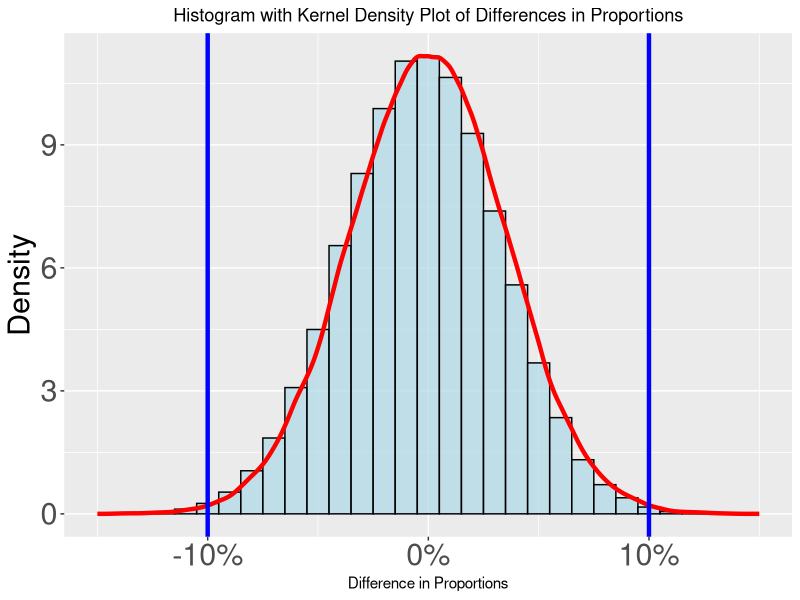
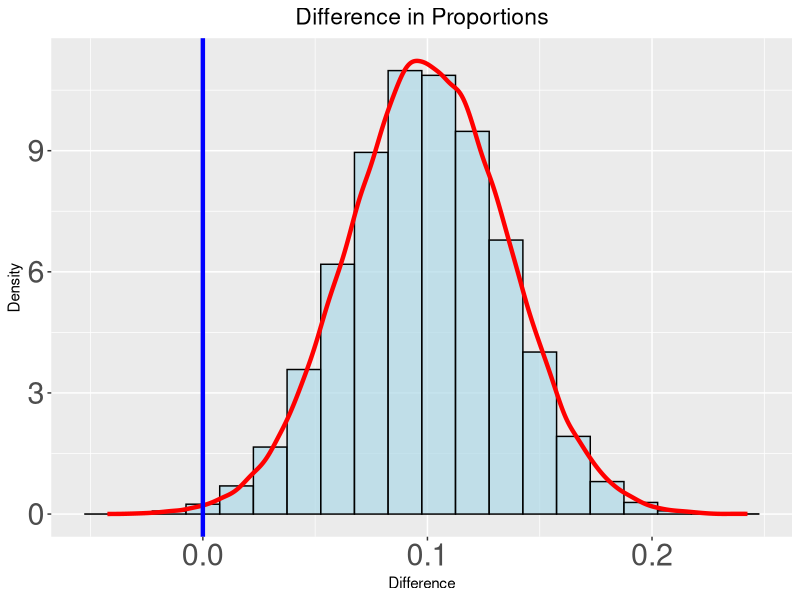
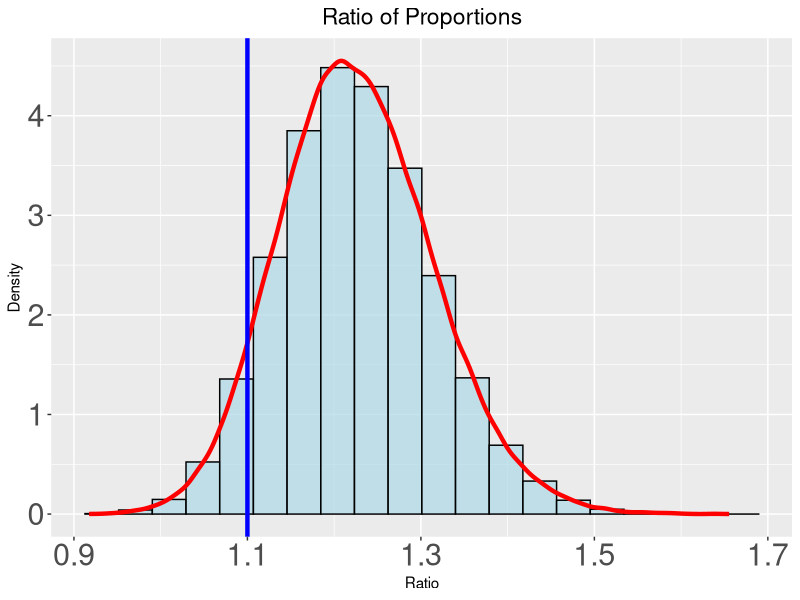
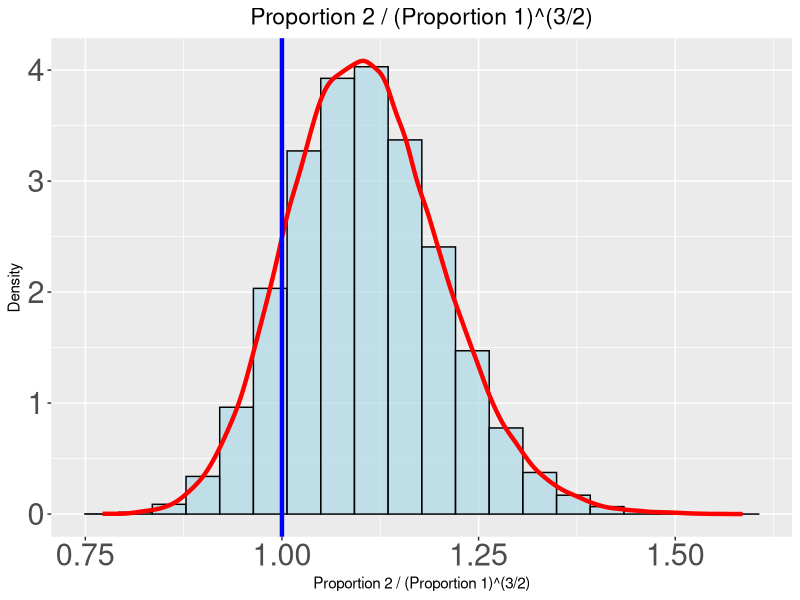
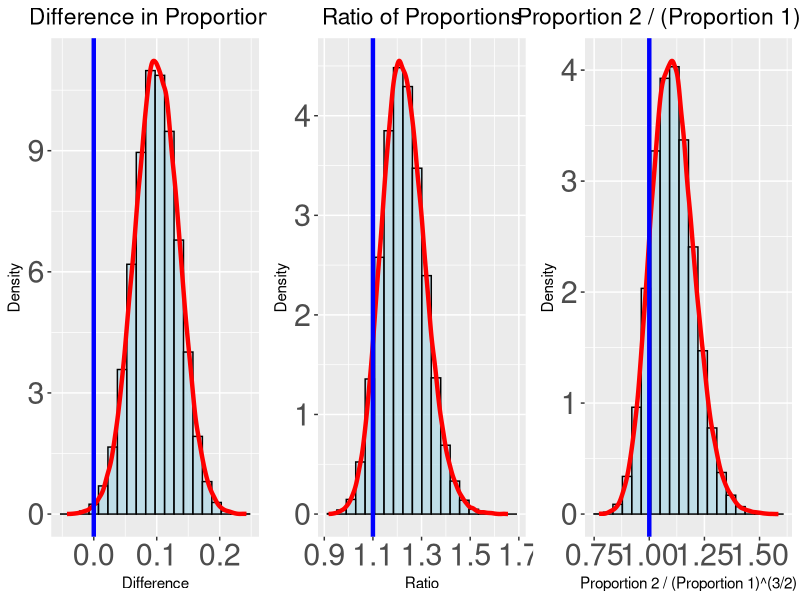

These charts were generated, in order, by the following R code:
set.seed(123) # Setting a seed for reproducibility

# Generating the first sample
sample1 <- c(rep(1, 220), rep(0, 180))
sample1 <- sample(sample1) # Randomizing

# Generating the second sample
sample2 <- c(rep(1, 180), rep(0, 220))
sample2 <- sample(sample2) # Randomizing

# Calculating proportions and standard deviations
proportion1 <- mean(sample1)
sd1 <- sqrt(proportion1*(1-proportion1))

proportion2 <- mean(sample2)
sd2 <- sqrt(proportion2*(1-proportion2))

# Displaying the results
cat("Sample 1 Proportion:", proportion1, "\nSample 1 SD:", sd1, "\n\nSample 2 proportion:", proportion2, "\nSample 2 SD:", sd2)


# Combining the first and second samples
combined_sample <- c(sample1, sample2)
combined_sample <- sample(combined_sample) # Randomizing the order

# Calculating the proportion and standard deviation of the combined sample
proportion_combined <- mean(combined_sample)
sd_combined <- sqrt(proportion_combined*(1-proportion_combined))

# Displaying the results
cat("Combined Sample Proportion:", proportion_combined, "\nCombined Sample SD:", sd_combined)



### Code for Figure 1

set.seed(123) # Setting a seed for reproducibility

num_replications <- 100000 # Number of replications
difference_in_proportions <- numeric(num_replications) # Vector to store differences
proportion_ones_split1 <- numeric(num_replications) # Vector to store proportion of ones in split1
proportion_ones_split2 <- numeric(num_replications) # Vector to store proportion of ones in split2

for (i in 1:num_replications) {
  # Shuffling the combined sample
  shuffled_sample <- sample(combined_sample)
  
  # Splitting into two equal parts
  split1 <- shuffled_sample[1:400]
  split2 <- shuffled_sample[401:800]
  
  # Computing the difference in proportions
  difference_in_proportions[i] <- mean(split1) - mean(split2)
  
  # Computing and storing the proportion of ones
  proportion_ones_split1[i] <- mean(split1)
  proportion_ones_split2[i] <- mean(split2)
}

# At this point, difference_in_proportions contains the differences for each replication,
# proportion_ones_split1 contains the proportion of ones in split1,
# and proportion_ones_split2 contains the proportion of ones in split2.



# Necessary library
library(ggplot2)
library(scales)

# Creating a dataframe from the vector
data <- data.frame(difference_in_proportions)

# Generating the histogram with a modified kernel density plot and larger axis text
ggplot(data, aes(x=difference_in_proportions)) +
  geom_histogram(aes(y=..density..), binwidth = 0.01, fill="lightblue", color="black", alpha=0.7) +
  geom_density(color="red", size=1.5, alpha=0) +
  geom_vline(xintercept = c(-0.10, 0.10), color="blue", size=1.5, linetype="solid") + # Blue vertical lines at -10% and 10%
  labs(title="Histogram with Kernel Density Plot of Differences in Proportions",
       x="Difference in Proportions", y="Density") +
  scale_x_continuous(labels = scales::percent, limits = c(-0.15, 0.15)) + # Set x-axis limits
  theme(
    axis.text = element_text(size = rel(2)), # Doubling the size of axis text
    plot.title = element_text(hjust = 0.5), # Centering the title
    axis.title.y = element_text(size = rel(2)) # Y-axis label twice as large
  )


# Counting the number of times the absolute difference is greater than 0.1
num_times_exceeds <- sum(abs(difference_in_proportions) > 0.1)

# Displaying the result
num_times_exceeds




### Code for Figure 2


set.seed(123) # Setting a seed for reproducibility

num_replications <- 100000 # Number of replications
proportion_ones_sample1 <- numeric(num_replications) # Vector to store proportions for sample1
proportion_ones_sample2 <- numeric(num_replications) # Vector to store proportions for sample2

for (i in 1:num_replications) {
  # Sampling with replacement from sample1 and sample2
  resampled_sample1 <- sample(sample1, size = 400, replace = TRUE)
  resampled_sample2 <- sample(sample2, size = 400, replace = TRUE)
  
  # Calculating and storing the proportion of ones
  proportion_ones_sample1[i] <- mean(resampled_sample1)
  proportion_ones_sample2[i] <- mean(resampled_sample2)
}

# At this point, proportion_ones_sample1 and proportion_ones_sample2 
# contain the proportions of ones for each sample across replications.





library(ggplot2)

# Calculating the specified quantities
difference <- proportion_ones_sample1 - proportion_ones_sample2
ratio <- proportion_ones_sample1 / proportion_ones_sample2
modified_ratio <- proportion_ones_sample2 / (proportion_ones_sample1^(3/2))

# Dataframes for each quantity
data_difference <- data.frame(difference)
data_ratio <- data.frame(ratio)
data_modified_ratio <- data.frame(modified_ratio)


library(ggplot2)
library(gridExtra) # Make sure this package is installed

# Assuming data_difference, data_ratio, and data_modified_ratio are already defined

# Plot for Difference
plot_difference <- ggplot(data_difference, aes(x=difference)) +
  geom_histogram(aes(y=..density..), bins=20, fill="lightblue", color="black", alpha=0.7) +
  geom_density(color="red", size=1.5, alpha=0) +
  geom_vline(xintercept=0, color="blue", size=1.5) +
  labs(title="Difference in Proportions",
       x="Difference", y="Density") +
  theme(axis.text = element_text(size = rel(2)),
        plot.title = element_text(size = rel(1.5), hjust = 0.5))  # Larger and centered title
plot_difference

# Plot for Ratio
plot_ratio <- ggplot(data_ratio, aes(x=ratio)) +
  geom_histogram(aes(y=..density..), bins=20, fill="lightblue", color="black", alpha=0.7) +
  geom_density(color="red", size=1.5, alpha=0) +
  geom_vline(xintercept=1.1, color="blue", size=1.5) +
  labs(title="Ratio of Proportions",
       x="Ratio", y="Density") +
  theme(axis.text = element_text(size = rel(2)),
        plot.title = element_text(size = rel(1.5), hjust = 0.5))  # Larger and centered title
plot_ratio

# Plot for Modified Ratio
plot_modified_ratio <- ggplot(data_modified_ratio, aes(x=modified_ratio)) +
  geom_histogram(aes(y=..density..), bins=20, fill="lightblue", color="black", alpha=0.7) +
  geom_density(color="red", size=1.5, alpha=0) +
  geom_vline(xintercept=1, color="blue", size=1.5) +
  labs(title="Proportion 2 / (Proportion 1)^(3/2)",
       x="Proportion 2 / (Proportion 1)^(3/2)", y="Density") +
  theme(axis.text = element_text(size = rel(2)),
        plot.title = element_text(size = rel(1.5), hjust = 0.5))  # Larger and centered title
plot_modified_ratio


grid.arrange(plot_difference, plot_ratio, plot_modified_ratio, ncol = 3)
